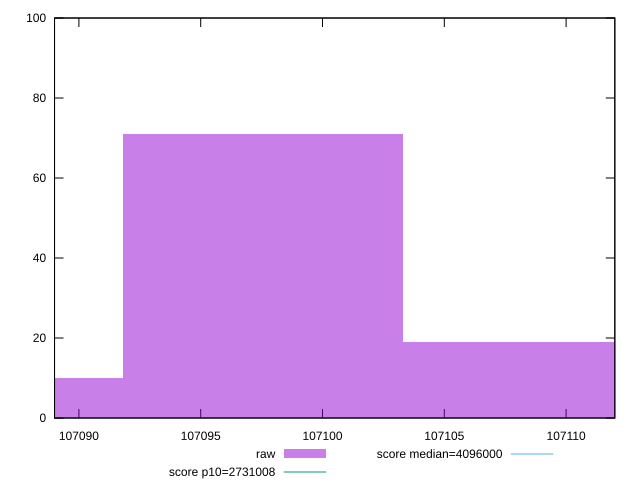

gnuplot code for this plot:
reset

$raw <<EOF
107097.5633460897 71
107109.07178831472 19
107086.05490386467 10
EOF

set key outside below
set boxwidth 11.508442225025757
set xrange [107089:107112]
set yrange [0:100]
set trange [0:100]
set style fill transparent solid 0.5 noborder

set parametric
set terminal svg size 640, 490 enhanced background rgb 'white'
set output "report_00008_2021-01-22T20:58:29.167/total-byte-weight/samples/pages+cached+noexternal+nofonts+nosvg+noimg/raw/histogram.svg"

plot $raw title "raw" with boxes, \
     2731008,t title "score p10=2731008", \
     4096000,t title "score median=4096000"

reset
